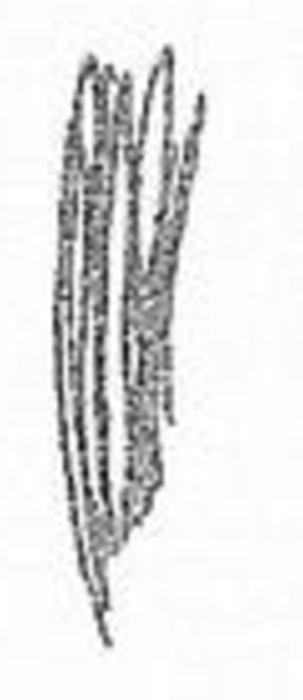
#> input picture sample/1.png, 303 x 700 px
$ python vertical_line.py ../../sample/1.png
#> lines starting #> are read from the running program, lines starting #| are printed output that depends on the picture; after the words box and inside, x2 and y2 are one past the last pixel; in counts of white or black regions, pixels touching at a corner belong together
### py/symbols/_vmi_geom.py
"""
Toolkit geometri bersama untuk 12 checker VMI (Beery VMI Form 4–18).

Alur umum:
  gambar → biner (tahan bayangan/foto HP) → potong ke area tinta → skala kerja seragam
  → skeleton (Zhang–Suen) → graf goresan (simpul ujung/percabangan + cabang)
  → besaran geometri yang dipakai kriteria manual: arah garis, panjang kaki,
    titik potong, loop/lengkung tertutup, celah, dsb.

Semua ukuran dihitung pada "skala kerja": sisi terpanjang area tinta = WORK piksel,
sehingga ambang batas relatif terhadap ukuran gambar anak (foto bisa berapa pun resolusinya).
"""
import math
import cv2
import numpy as np

WORK = 320          # sisi terpanjang area tinta pada skala kerja (px)
PAD = 0.08          # margin di sekeliling tinta saat dipotong


# =============================================================================
# 1. Pra-pemrosesan
# =============================================================================
def load(path, max_dim=1000):
#> called with path = '../../sample/1.png', max_dim = 1000
    img = cv2.imread(path)
#> img is the input picture: shape (700, 303, 3); min 16, max 255, mean 227
    if img is None:
        raise FileNotFoundError(f"Gambar tidak ditemukan: {path}")
    h, w = img.shape[:2]
    s = max_dim / max(h, w)
    if s < 1:
        img = cv2.resize(img, (int(w * s), int(h * s)), interpolation=cv2.INTER_AREA)
    return img


def binarize(bgr):
    """Tinta = 1. Normalisasi pencahayaan dulu agar bayangan foto HP tidak ikut jadi tinta."""
    gray = cv2.cvtColor(bgr, cv2.COLOR_BGR2GRAY)
    h, w = gray.shape
    k = max(15, (min(h, w) // 12) | 1)
    bg = cv2.morphologyEx(gray, cv2.MORPH_CLOSE, cv2.getStructuringElement(cv2.MORPH_ELLIPSE, (k, k)))
    norm = cv2.divide(gray, bg, scale=255)
    norm = cv2.GaussianBlur(norm, (3, 3), 0)
    t, th = cv2.threshold(norm, 0, 255, cv2.THRESH_BINARY_INV + cv2.THRESH_OTSU)
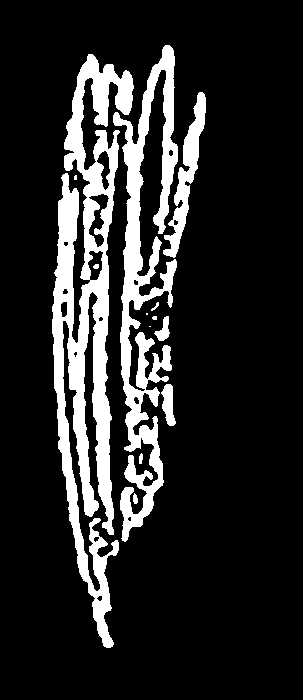
#> th: shape (700, 303); 15.5% white; 13 white regions (4 under 20 px), largest, box (x1, y1, x2, y2) and area: (52, 54, 134, 648) 18777, (113, 45, 178, 542) 11243, (163, 92, 206, 258) 2058
#> t = 197
    # Otsu kadang terlalu longgar di kertas yang sangat bersih → batasi
    if t > 235:
        _, th = cv2.threshold(norm, 200, 255, cv2.THRESH_BINARY_INV)
    th = (th > 0).astype(np.uint8)
    n, lab, st, _ = cv2.connectedComponentsWithStats(th, 8)
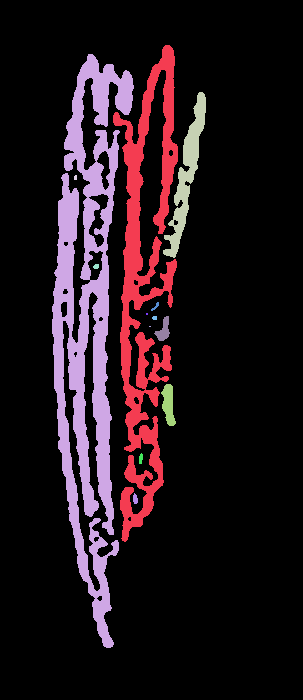
#> lab: shape (700, 303) int32; 14 distinct labels, from 0 to 13; one colour per label, 0 black
#> n = 14; st = 14 rows, first 6: [0, 0, 303, 700, 179264], [113, 45, 65, 497, 11243], [52, 54, 82, 594, 18777], [163, 92, 43, 166, 2058], [74, 175, 3, 5, 14], [93, 264, 6, 5, 25]
    keep = np.ones(n, np.uint8)
    keep[0] = 0
    # buang tepi kertas / bayangan meja: komponen yang menempel di tepi foto dan membentang panjang di situ
    for i in range(1, n):
        x, y, bw, bh = st[i, :4]
        touches = x == 0 or y == 0 or x + bw >= w or y + bh >= h
        if not touches:
            continue
        fill = st[i, cv2.CC_STAT_AREA] / float(max(1, bw * bh))
        if fill > 0.35 and st[i, cv2.CC_STAT_AREA] > 0.01 * h * w:
            keep[i] = 0          # blok gelap padat di tepi (meja, bayangan) — goresan pensil tidak padat
            continue
        if bw >= 0.6 * w or bh >= 0.6 * h:
            ys, xs = np.nonzero(lab == i)
            on_edge = np.mean((xs <= 2) | (ys <= 2) | (xs >= w - 3) | (ys >= h - 3))
            if on_edge > 0.30:
                keep[i] = 0
#> this loop made 13 passes
#> (x, y, bw, bh) on passes 1 to 8: (113, 45, 65, 497), (52, 54, 82, 594), (163, 92, 43, 166), (74, 175, 3, 5), (93, 264, 6, 5), (151, 302, 8, 9), (146, 313, 2, 2), (152, 316, 5, 4)
#> after the loop, keep = [0, 1, 1, 1, 1, 1, 1, 1, 1, 1, 1, 1, 1, 1]
    # buang bintik kecil (tekstur kertas / debu) — relatif terhadap goresan terbesar, bukan luas
    # foto, agar gambar kecil di foto besar tidak kehilangan bagiannya (mis. sayap panah terpisah)
    areas = st[:, cv2.CC_STAT_AREA] * keep
#> areas = [0, 11243, 18777, 2058, 14, 25, 27, 4, 18, 202, 2, 389, 35, 42]
    big = areas.max() if n > 1 else 0
#> big = 18777
    keep &= (areas >= max(10, int(0.012 * big))).astype(np.uint8)
#> keep = [0, 1, 1, 1, 0, 0, 0, 0, 0, 0, 0, 1, 0, 0]
    return keep[lab]
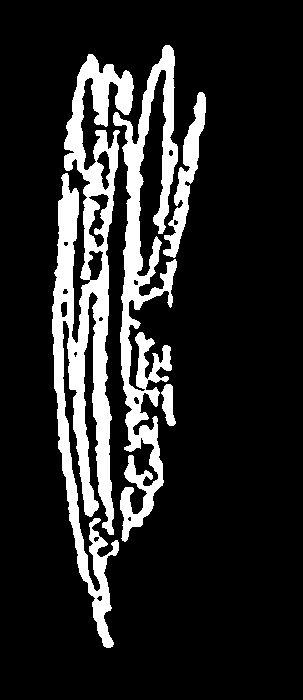
#> returned value: shape (700, 303); values 0 (black) and 1 (white), 15.3% white; 4 white regions, box (x1, y1, x2, y2) and area: (52, 54, 134, 648) 18777, (113, 45, 178, 542) 11243, (163, 92, 206, 258) 2058, (161, 384, 176, 426) 389


class Drawing:
    """Gambar anak pada skala kerja + skeleton + graf goresan."""

    def __init__(self, bgr):
        self.bgr = bgr
        full = binarize(bgr)
        ys, xs = np.nonzero(full)
        if len(xs) < 20:
            raise ValueError("Tidak ada goresan yang terdeteksi")
        x0, x1, y0, y1 = xs.min(), xs.max(), ys.min(), ys.max()
#> x0 = 52; x1 = 205; y0 = 45; y1 = 647
        bw, bh = x1 - x0 + 1, y1 - y0 + 1
#> bw = 154; bh = 603
        side = max(bw, bh)
#> side = 603
        pad = int(side * PAD) + 2
#> pad = 50
        self.s = WORK / side                         # faktor skala full → kerja
#> self.s = 0.531
        self.ox, self.oy = x0 - pad, y0 - pad        # offset potongan (koordinat full)
#> self.ox = 2; self.oy = -5
        crop = np.zeros((bh + 2 * pad, bw + 2 * pad), np.uint8)
        crop[pad:pad + bh, pad:pad + bw] = full[y0:y1 + 1, x0:x1 + 1]
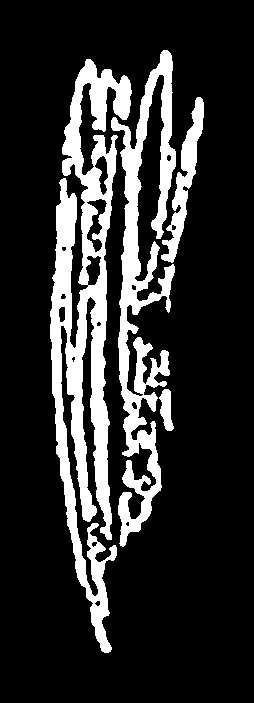
#> crop: shape (703, 254); values 0 (black) and 1 (white), 18.2% white; 4 white regions, box (x1, y1, x2, y2) and area: (50, 59, 132, 653) 18777, (111, 50, 176, 547) 11243, (161, 97, 204, 263) 2058, (159, 389, 174, 431) 389
        W = max(8, int(round(crop.shape[1] * self.s)))
#> W = 135
        H = max(8, int(round(crop.shape[0] * self.s)))
#> H = 373
        m = cv2.resize(crop * 255, (W, H), interpolation=cv2.INTER_AREA)
        m = (m > 60).astype(np.uint8)
#> m: shape (373, 135); values 0 (black) and 1 (white), 20.1% white; 2 white regions, box (x1, y1, x2, y2) and area: (26, 31, 70, 347) 5833, (59, 26, 109, 290) 4283
        m = cv2.morphologyEx(m, cv2.MORPH_CLOSE, np.ones((3, 3), np.uint8))
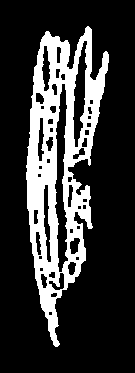
#> m: shape (373, 135); values 0 (black) and 1 (white), 21.9% white; 1 white region, box (x1, y1, x2, y2) and area: (26, 26, 109, 347) 11015
        self.mask = m
        self.ink_w, self.ink_h = bw * self.s, bh * self.s
#> self.ink_w = 81.72; self.ink_h = 320
        self.size = max(self.ink_w, self.ink_h)  # = WORK
#> self.size = 320
        self.stroke = stroke_width(m)
        self.skel = skeletonize(m)
        self.graph = Graph(self.skel, spur=max(4.0, 1.6 * self.stroke))

    # konversi koordinat kerja (x, y) → koordinat gambar penuh (untuk visualisasi)
    def P(self, p):
        return (int(round(p[0] / self.s + self.ox)), int(round(p[1] / self.s + self.oy)))

    # [4 lines left out: function polyline, not called in this run]

    def dot(self, img, p, color, r=7):
        cv2.circle(img, self.P(p), r, color, -1, cv2.LINE_AA)


def stroke_width(mask):
    """Perkiraan tebal goresan (px skala kerja) = 2 × median jarak ke tepi pada skeleton."""
    if mask.sum() == 0:
        return 1.0
    dist = cv2.distanceTransform(mask, cv2.DIST_L2, 3)
    sk = skeletonize(mask)
    v = dist[sk > 0]
    return float(max(1.0, 2 * np.median(v))) if len(v) else 1.0


# =============================================================================
# 2. Skeleton (Zhang–Suen, numpy murni — juga jalan di browser lewat Pyodide)
# =============================================================================
def skeletonize(mask):
    img = np.pad((mask > 0).astype(np.uint8), 1)
#> img: shape (375, 137); values 0 (black) and 1 (white), 21.4% white; 1 white region, box (x1, y1, x2, y2) and area: (27, 27, 110, 348) 11015
    while True:
        changed = False
        for step in (0, 1):
            P2 = img[:-2, 1:-1]; P3 = img[:-2, 2:]; P4 = img[1:-1, 2:]; P5 = img[2:, 2:]
            P6 = img[2:, 1:-1]; P7 = img[2:, :-2]; P8 = img[1:-1, :-2]; P9 = img[:-2, :-2]
            C = img[1:-1, 1:-1]
            B = P2 + P3 + P4 + P5 + P6 + P7 + P8 + P9
            seq = [P2, P3, P4, P5, P6, P7, P8, P9, P2]
            A = sum(((seq[i] == 0) & (seq[i + 1] == 1)).astype(np.uint8) for i in range(8))
            if step == 0:
                c1 = P2 * P4 * P6 == 0
                c2 = P4 * P6 * P8 == 0
            else:
                c1 = P2 * P4 * P8 == 0
                c2 = P2 * P6 * P8 == 0
            rm = (C == 1) & (B >= 2) & (B <= 6) & (A == 1) & c1 & c2
            if rm.any():
                img[1:-1, 1:-1][rm] = 0
                changed = True
        if not changed:
            break
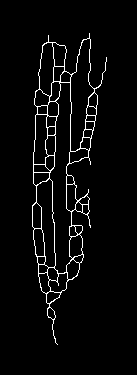
#> img: shape (375, 137); values 0 (black) and 1 (white), 3.7% white in thin lines or dots, all inside (x1, y1, x2, y2) = (32, 33, 107, 345)
    return _m_connect(img[1:-1, 1:-1])


def _m_connect(sk):
    """Buang piksel 'tangga' yang berlebih sehingga skeleton benar-benar setebal 1 piksel
    (m-connected). Tanpa ini, piksel sudut tangga terbaca sebagai percabangan palsu."""
    sk = sk.copy()
#> sk: shape (373, 135); values 0 (black) and 1 (white), 3.8% white in thin lines or dots, all inside (x1, y1, x2, y2) = (31, 32, 106, 344)
    h, w = sk.shape
    ys, xs = np.nonzero(sk)
#> ys = 1893 values from 32 to 343; xs = 1893 values, max 105 at index 124, min 31 at index 1215, mean 60.76
    for y, x in zip(ys.tolist(), xs.tolist()):
        if y == 0 or x == 0 or y == h - 1 or x == w - 1:
            continue
        N, S, E, W = sk[y - 1, x], sk[y + 1, x], sk[y, x + 1], sk[y, x - 1]
        NE, NW, SE, SW = sk[y - 1, x + 1], sk[y - 1, x - 1], sk[y + 1, x + 1], sk[y + 1, x - 1]
        if ((N and E and not S and not W and not SW) or (E and S and not N and not W and not NW) or
                (S and W and not N and not E and not NE) or (W and N and not S and not E and not SE)):
            sk[y, x] = 0
#> this loop made 1893 passes
#> (y, x, N, S, E, W, NE, NW) on passes 1 to 3: (32, 88, 0, 1, 0, 0, 0, 0), (33, 88, 1, 1, 0, 0, 0, 0), (34, 47, 0, 1, 0, 0, 0, 0)
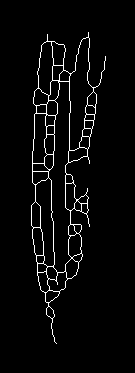
#> sk: shape (373, 135); values 0 (black) and 1 (white), 3.5% white in thin lines or dots, all inside (x1, y1, x2, y2) = (31, 32, 106, 344)
    return sk


_K8 = np.array([[1, 1, 1], [1, 0, 1], [1, 1, 1]], np.float32)
_NB = [(-1, -1), (-1, 0), (-1, 1), (0, -1), (0, 1), (1, -1), (1, 0), (1, 1)]


def _neigh_count(sk):
    return cv2.filter2D(sk.astype(np.float32), -1, _K8, borderType=cv2.BORDER_CONSTANT).astype(np.int32) * (sk > 0)


def _crossing_number(sk):
    """Jumlah transisi 0→1 mengelilingi piksel (P2..P9). 1 = ujung, 2 = jalur, ≥3 = percabangan.
    Lebih tahan terhadap pola 'tangga' skeleton dibanding hitungan tetangga."""
    img = np.pad((sk > 0).astype(np.int32), 1)
    P = [img[:-2, 1:-1], img[:-2, 2:], img[1:-1, 2:], img[2:, 2:],
         img[2:, 1:-1], img[2:, :-2], img[1:-1, :-2], img[:-2, :-2]]
    cn = sum(((P[i] == 0) & (P[(i + 1) % 8] == 1)).astype(np.int32) for i in range(8))
    return cn * (sk > 0)


# =============================================================================
# 3. Graf goresan
# =============================================================================
class Branch:
    __slots__ = ("pts", "a", "b", "length")

    def __init__(self, pts, a, b):
        self.pts = pts              # list (x, y) berurutan dari simpul a ke simpul b
        self.a, self.b = a, b       # id simpul (None untuk loop tertutup)
        self.length = path_length(pts)

    def other(self, node):
        return self.b if self.a == node else self.a

    def from_node(self, node):
        """titik cabang berurutan mulai dari simpul `node`"""
        return self.pts if self.a == node else self.pts[::-1]


class Graph:
    """Simpul: 'E' ujung goresan, 'J' percabangan. Cabang menghubungkan dua simpul."""

    def __init__(self, skel, spur=4.0):
        sk = (skel > 0).astype(np.uint8)
        for _ in range(4):  # pangkas duri kecil berulang
            self._build(sk)
            removed = False
            for br in self.branches:
                if br.a is None:
                    continue
                ka, kb = self.kind[br.a], self.kind[br.b]
                if ((ka == "E") != (kb == "E")) and br.length < spur:
                    for (x, y) in br.pts:
                        xi, yi = int(round(x)), int(round(y))
                        if self.kind_at.get((xi, yi)) != "J" and 0 <= yi < sk.shape[0] and 0 <= xi < sk.shape[1]:
                            sk[yi, xi] = 0
                    removed = True
            if not removed:
                break
            sk = skeletonize(sk)
        self.skel = sk

    def _build(self, sk):
        h, w = sk.shape
        nb = _neigh_count(sk)
        cn = _crossing_number(sk)
        jmask = (((cn >= 3) | (nb >= 4)) & (sk > 0)).astype(np.uint8)
        # gugus piksel percabangan → satu simpul J
        nj, jlab = cv2.connectedComponents(cv2.dilate(jmask, np.ones((3, 3), np.uint8)) * sk, 8)
        self.nodes, self.kind, self.kind_at = [], [], {}
        jnode = {}
        for j in range(1, nj):
            ys, xs = np.nonzero(jlab == j)
            jnode[j] = len(self.nodes)
            self.nodes.append((float(xs.mean()), float(ys.mean())))
            self.kind.append("J")
            for x, y in zip(xs, ys):
                self.kind_at[(int(x), int(y))] = "J"
        chains = sk.copy()
        chains[jlab > 0] = 0
        nc, clab = cv2.connectedComponents(chains, 8)
        self.branches = []
        for c in range(1, nc):
            ys, xs = np.nonzero(clab == c)
            pix = set(zip(xs.tolist(), ys.tolist()))
            ends = [p for p in pix if sum((p[0] + dx, p[1] + dy) in pix for dy, dx in _NB) <= 1]
            if not ends:  # loop tertutup tanpa simpul
                start = next(iter(pix))
                pts = _walk(start, pix)
                self.branches.append(Branch(pts, None, None))
                continue
            pts = _walk(ends[0], pix)
            left = pix - set(pts)
            if len(left) >= 3:   # komponen bercabang yang lolos deteksi: simpan sisanya sebagai cabang
                lab2 = np.zeros_like(chains)
                for (x, y) in left:
                    lab2[y, x] = 1
                n2, l2 = cv2.connectedComponents(lab2, 8)
                for c2 in range(1, n2):
                    yy, xx = np.nonzero(l2 == c2)
                    sub = set(zip(xx.tolist(), yy.tolist()))
                    e2 = [q for q in sub if sum((q[0] + dx, q[1] + dy) in sub for dy, dx in _NB) <= 1] or [next(iter(sub))]
                    sp = _walk(e2[0], sub)
                    if len(sp) >= 2:
                        aa = self._attach(sp[0], jlab, jnode, nb)
                        bb = self._attach(sp[-1], jlab, jnode, nb)
                        self.branches.append(Branch([(float(x), float(y)) for x, y in sp], aa, bb))
            a = self._attach(pts[0], jlab, jnode, nb)
            b = self._attach(pts[-1], jlab, jnode, nb)
            if a is not None and self.kind[a] == "J":
                pts = [self.nodes[a]] + pts
            if b is not None and self.kind[b] == "J":
                pts = pts + [self.nodes[b]]
            self.branches.append(Branch([(float(x), float(y)) for x, y in pts], a, b))
        # cabang langsung J–J (piksel percabangan bersebelahan) tidak punya rantai; abaikan

    def _attach(self, p, jlab, jnode, nb):
        x, y = p
        h, w = jlab.shape
        for dy, dx in _NB:
            yy, xx = y + dy, x + dx
            if 0 <= yy < h and 0 <= xx < w and jlab[yy, xx] > 0:
                return jnode[jlab[yy, xx]]
        self.nodes.append((float(x), float(y)))
        self.kind.append("E")
        return len(self.nodes) - 1

    # --- utilitas ---
    def degree(self, n):
        return sum((br.a == n) + (br.b == n) for br in self.branches)

    def total_length(self):
        return sum(br.length for br in self.branches)


def _walk(start, pix):
    path = [start]
    seen = {start}
    cur = start
    while True:
        nxt = None
        # utamakan tetangga 4-arah agar jalur tidak melompat
        for dy, dx in [(0, 1), (1, 0), (0, -1), (-1, 0), (1, 1), (1, -1), (-1, 1), (-1, -1)]:
            q = (cur[0] + dx, cur[1] + dy)
            if q in pix and q not in seen:
                nxt = q
                break
        if nxt is None:
            break
        path.append(nxt)
        seen.add(nxt)
        cur = nxt
    return path


# =============================================================================
# 4. Besaran geometri
# =============================================================================
def path_length(pts):
    if len(pts) < 2:
        return 0.0
    a = np.asarray(pts, np.float32)
    return float(np.sum(np.hypot(*(a[1:] - a[:-1]).T)))


def angle_deg(p, q):
    """Arah garis p→q dalam derajat 0–180, konvensi manual VMI (y ke bawah):
    garis '/' ≈ 135°, garis '\\' ≈ 45°, mendatar 0°/180°, tegak 90°."""
    a = math.degrees(math.atan2(q[1] - p[1], q[0] - p[0]))
    return a % 180.0


def ang_diff(a, b):
    """selisih dua arah garis (0–90)"""
    d = abs(a - b) % 180.0
    return min(d, 180.0 - d)


# [6 lines left out: function fit_angle, not called in this run]


def local_dirs(pts, step=12):
    """(arah, panjang) segmen-segmen pendek sepanjang jalur"""
    out = []
    n = len(pts)
    if n < 2:
        return out
    step = max(1, min(step, n - 1))
    i = 0
    while i < n - 1:
        j = min(n - 1, i + step)
        L = math.hypot(pts[j][0] - pts[i][0], pts[j][1] - pts[i][1])
        if L > 0:
            out.append((angle_deg(pts[i], pts[j]), L))
        i = j
    return out


def fraction_within(paths, ok):
    """Proporsi panjang goresan yang arahnya memenuhi fungsi ok(arah)."""
    tot = good = 0.0
    for pts in paths:
        for a, L in local_dirs(pts):
            tot += L
            if ok(a):
                good += L
    return good / tot if tot else 0.0


def chord(pts):
    return math.hypot(pts[-1][0] - pts[0][0], pts[-1][1] - pts[0][1])


# [17 lines left out: functions straightness, line_intersection, not called in this run]


def unit(v):
    n = math.hypot(v[0], v[1])
    return (v[0] / n, v[1] / n) if n else (0.0, 0.0)


def dist(p, q):
    return math.hypot(p[0] - q[0], p[1] - q[1])


# [28 lines left out: functions direction_from, turns, not called in this run]


# =============================================================================
# 5. Struktur "silang": simpul pusat + kaki-kaki
# =============================================================================
class Leg:
    """Kaki = jalur dari pusat silang ke ujung terjauh (menelusuri cabang yang searah)."""

    # [4 lines left out: function __init__, not called in this run]

    def dir(self, frac=0.6):
        return direction_from(self.pts, max(4.0, self.length * frac))

    def angle(self):
        return fit_angle(self.pts)


# [122 lines left out: functions merged_center, legs_from, pair_legs, line_of, loops, not called in this run]


# =============================================================================
# 7. Laporan kriteria
# =============================================================================
def criterion(cid, ok, detail=""):
    return {"id": cid, "ok": bool(ok), "detail": detail}


def finish(checker_cls, img, crits, name):
    """Simpan laporan, tulis status (untuk GUI desktop), kembalikan (skor, gambar)."""
    ok = all(c["ok"] for c in crits)
    checker_cls.last_criteria = crits
    status = f"VALID: {name}" if ok else "INVALID: " + "; ".join(
        f"K{c['id']} {c['detail']}" for c in crits if not c["ok"])
    color = (0, 170, 0) if ok else (0, 0, 230)
    cv2.putText(img, status[:70], (10, 28), cv2.FONT_HERSHEY_SIMPLEX, 0.7, color, 2)
    for i, c in enumerate(crits):
        cv2.putText(img, f"K{c['id']}: {'OK' if c['ok'] else 'X'} {c['detail']}"[:70], (10, 56 + 24 * i),
                    cv2.FONT_HERSHEY_SIMPLEX, 0.55, (0, 140, 0) if c["ok"] else (0, 0, 220), 1)
    return (1 if ok else 0), img


# [6 lines left out: function error_result, not called in this run]


# =============================================================================
# 8. Goresan ("stroke"): cabang-cabang yang disambung lurus melewati percabangan
# =============================================================================
class Stroke:
    # [5 lines left out: function __init__, not called in this run]

    def dir(self):
        return unit((self.b[0] - self.a[0], self.b[1] - self.a[1]))


# [131 lines left out: functions strokes, seg_intersection, poly_intersection, split_at, not called in this run]


def point_to_poly(p, pts):
    return min(dist(p, q) for q in pts) if pts else 1e9


def draw_dirs(d, img, paths, ok, thick=3):
    """Gambar goresan: hijau bila arahnya memenuhi ok(arah), merah bila tidak."""
    for pts in paths:
        n = len(pts)
        step = 6
        for i in range(0, n - 1, step):
            j = min(n - 1, i + step)
            a = angle_deg(pts[i], pts[j])
            col = (40, 180, 40) if ok(a) else (40, 40, 220)
            cv2.line(img, d.P(pts[i]), d.P(pts[j]), col, thick, cv2.LINE_AA)


# =============================================================================
# 9. Analisis bentuk silang (dipakai Form 10, 14, 17, 18)
# =============================================================================
GREEN, RED, BLUE, ORANGE, PURPLE = (40, 170, 40), (40, 40, 225), (220, 120, 30), (0, 140, 255), (190, 60, 190)


# [44 lines left out: functions _inter_all, cross_lines, not called in this run]


def legs_at(line, p):
    a, b = split_at(line.pts, p)
    return [Leg(a), Leg(b)]


# =============================================================================
# 10. Poligon (persegi / segitiga): sudut-sudut & sisi pada lengkung tertutup
# =============================================================================
# [256 lines left out: functions main_loop, polygon, side_bulge, side_straight, total_turning, clear_sides and 8 more, not called in this run]


def touching(maskA, maskB, gap):
    k = max(3, int(gap)) | 1
    return bool((cv2.dilate(maskA, np.ones((k, k), np.uint8)) & maskB).any())


def interior_angles(V):
    """Sudut dalam (derajat) di tiap titik sudut poligon cembung."""
    return [180.0 - t for t in corner_turns(V)]


# [75 lines left out: functions ransac_circles, ransac_lines, skel_points, not called in this run]

### py/symbols/vertical_line.py
"""Form 4 & 7 — Garis tegak (Vertical Line).
Kriteria manual:
  1. Lebih dari 1/2 garis berada dalam 30° dari vertikal.
"""
import sys
from symbols import _vmi_geom as G


class VerticalLineChecker:
    TOL_DEG = 30.0        # toleransi dari vertikal (manual)
    MIN_FRACTION = 0.5    # "over 1/2 of line(s)"
    last_criteria = []

    @staticmethod
    def check(image_path):
        C = VerticalLineChecker
        try:
            img = G.load(image_path)
            d = G.Drawing(img)
#> the loop in _m_connect (call 2), `for y, x in zip(ys.tolist(), xs.tolist()):` made 1893 passes
#> (y, x) on passes 1 to 3: (32, 88), (33, 88), (34, 47)
#> (the rest of the program and of its run is left out)
